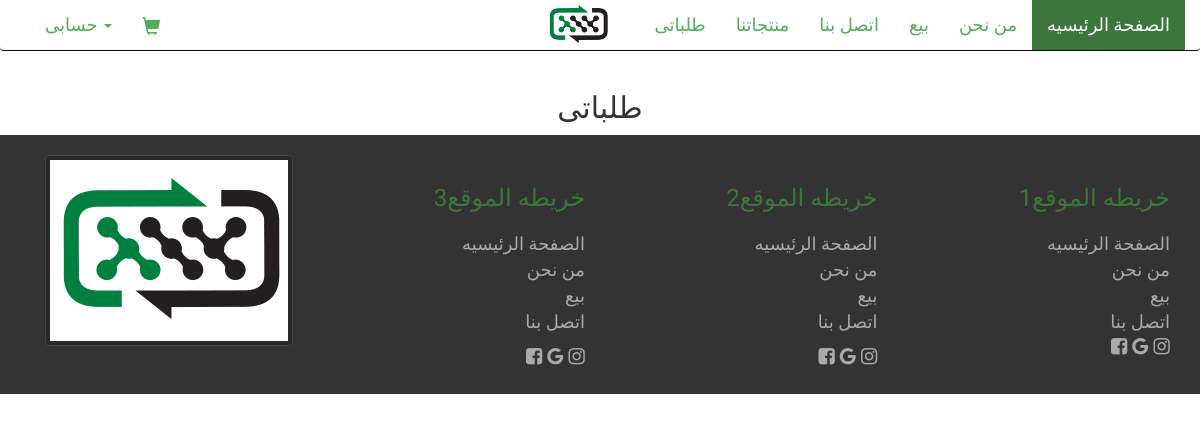
/orders/ (signed in), run on an earlier commit of the app's database.
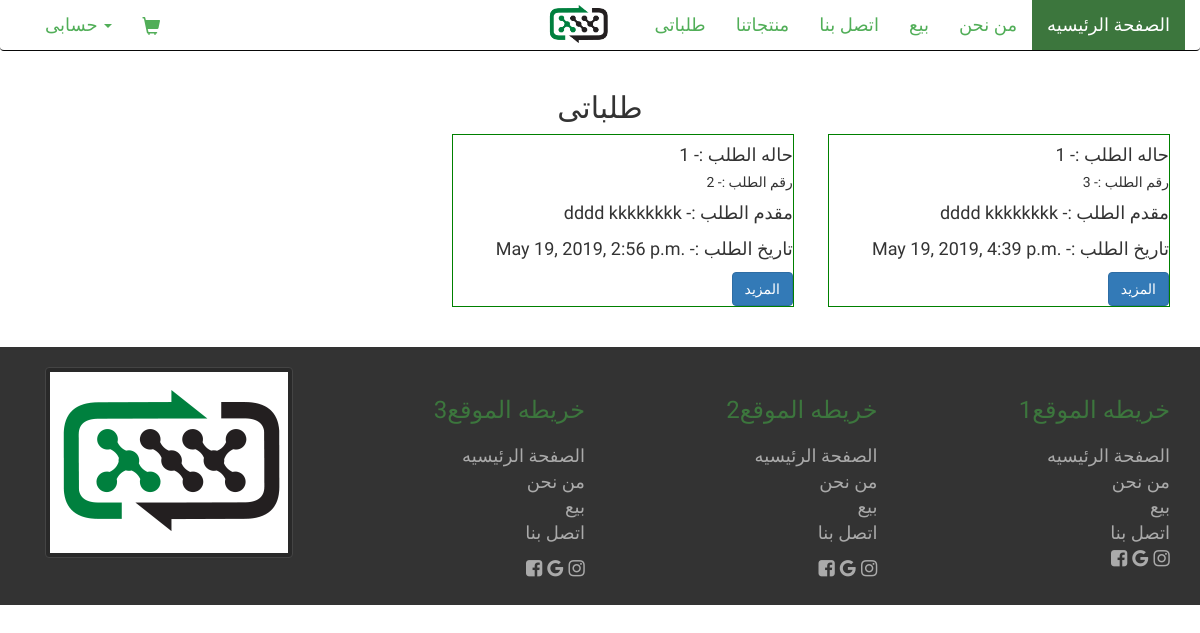
And on a later commit of the database.
### orders/models.py (models this page shows, shortened)
class Order(models.Model):
  first_name = models.CharField(max_length=60, blank=True, null=True)
  last_name = models.CharField(max_length=60, blank=True, null=True)
  email = models.EmailField()
  phone_regex = RegexValidator(regex=r'^01[1|0|2|5][0-9]{8}$',
                               message="Phone number must match egyptian format")
  phone = models.CharField(validators=[phone_regex], max_length=11,
                           blank=True, null=True,
                           help_text=_('من فضلك ادخل رقم موبايل صحيح'))
  address = models.CharField(max_length=150, blank=True, null=True)
  city = models.ForeignKey(City, on_delete=models.CASCADE, null=True)
  user = models.ForeignKey(User, on_delete=models.CASCADE, null=True)
  created = models.DateTimeField(auto_now_add=True)
  updated = models.DateTimeField(auto_now=True)
  order_status = models.PositiveIntegerField(default=1)
  class Meta:
    ordering = ('-created',)

### orders/views.py (the view)
# urls.py: path('', views.order_list, name='order_list'),
def order_list(request):
  user_orders = Order.objects.filter(user=request.user)
  context = {
    'oredrs': user_orders
  }
  return render(request, 'orders/list.html', context)

### cart/context_processors.py (called while the page is built)
def cart(request):
  return {'cart': Cart(request)}

### orders/templates/orders/list.html (shortened to what this page needs)
{% extends "base/base.html" %}
{% load static %}
{% block content %}
  <div class="container">
    <div class="row">
      <h2 style="text-align: center;">طلباتى</h2>
      <div style="float: right;text-align: right" class="col-md-12">
        {% for o in oredrs %}
          <div style="border: 1px solid green;width: 30%;margin-left: 3%;
                      margin-bottom: 4rem;float: right;" class="card {{ o.category.id }}">
            <div class="card-body">
              <h4 class="card-title">{{ o.order_status }} -: حاله الطلب </h4>
              <h5 class="card-title">{{ o.id }} -:  رقم الطلب </h5>
              <p class="card-text">{{ o.last_name }} {{ o.first_name }} -: مقدم الطلب </p>
              <p class="card-text">{{ o.created }} -: تاريخ الطلب </p>
              <a href="{% url 'orders:order_detail' o.id %}" class="btn btn-primary"> المزيد</a>
            </div>
          </div>
        {% endfor %}
      </div>
    </div>
  </div>
{% endblock %}

### templates/base/base.html (shortened to what this page needs)
{% load static %}
<!DOCTYPE html>
<html>
<head>
  <link rel="stylesheet" href="{% static 'css/bootstrap.css' %}"/>
  <link rel="stylesheet" href="{% static 'css/font-awesome.min.css' %}"/>
  <link rel="stylesheet" href="{% static 'css/style.css' %}"/>
  <link rel="stylesheet" href="{% static 'css/hover.css' %}"/>
  <link rel="stylesheet" href="{% static 'css/animate.css' %}"/>
</head>
<body>
{% include "base/_navbar.html" %}
{% block content %}
{% endblock content %}
{% include "base/_footer.html" %}
</body>
</html>

### templates/base/_navbar.html (shortened to what this page needs)
{% load static %}
{% block style %}
  <link rel="stylesheet" href="{% static 'css/animate.css' %}"/>
  <link rel="stylesheet" href="{% static 'css/style.css' %}"/>
  <link rel="stylesheet" href="{% static 'css/hover.css' %}"/>
{% endblock %}
<nav class="navbar navbar-inverse">
  <div class="container-fluid">
    <div class="navbar-header">
      <div class="navbar-brand">
        <img src="{% static 'images/logo.png' %}" style="height:49px"/></div>
    </div>
    <div class="collapse navbar-collapse" id="bs-example-navbar-collapse-1">
      <ul class="nav navbar-nav navbar-right">
        <li class="active"><a href="{% url 'base' %}">الصفحة الرئيسيه <span class="sr-only">(current)</span></a></li>
        <li><a href="#about">من نحن</a></li>
        <li><a href="#"> بيع</a></li>
        <li><a href="#contact_us"> اتصل بنا</a></li>
        <li><a href="{% url 'products:product_list' %}">منتجاتنا</a></li>
        {% if request.user.is_authenticated %}
          <li><a href="{% url 'orders:order_list' %}">طلباتى</a></li>
        {% endif %}
      </ul>
      <ul class="nav navbar-nav ">
        <li><a class="glyphicon glyphicon-shopping-cart" href="{% url 'cart:cart_detail' %}"></a></li>
        <li class="dropdown">
          <a href="#" class="dropdown-toggle" data-toggle="dropdown" role="button" aria-haspopup="true"
             aria-expanded="false">حسابى <span class="caret"></span></a>
        </li>
      </ul>
    </div>
  </div>
</nav>

### templates/base/_footer.html
{% load static %}
<footer class="footer text-right">
  <div class="container">
    <div class="row ">
      <div class="col-lg-3 col-md-3 col-md-push-9">
        <h3>1خريطه الموقع</h3>
        <ul class="list-unstyled">
          <li>الصفحة الرئيسيه</li>
          <li>من نحن</li>
          <li>بيع</li>
          <li>اتصل بنا</li>
          <a href="http://www.facebook.com"> <i class="fa fa-facebook-square ficon"></i></a>
          <a href="http://www.facebook.com"> <i class="fa fa-google ficon"></i></a>
          <a href="http://www.facebook.com"> <i class="fa fa-instagram ficon"></i></a>
        </ul>
      </div>
      <div class="col-lg-3 col-md-3 col-md-push-3"><h3>2خريطه الموقع</h3>
        <ul class="list-unstyled">
          <li>الصفحة الرئيسيه</li>
          <li>من نحن</li>
          <li>بيع</li>
          <li>اتصل بنا</li>
        </ul>
        <a href="http://www.facebook.com"> <i class="fa fa-facebook-square ficon"></i></a>
        <a href="http://www.facebook.com"> <i class="fa fa-google ficon"></i></a>
        <a href="http://www.facebook.com"> <i class="fa fa-instagram ficon"></i></a>
      </div>
      <div class="col-lg-3 col-md-3 col-md-pull-3"><h3> 3خريطه الموقع</h3>
        <ul class="list-unstyled">
          <li>الصفحة الرئيسيه</li>
          <li>من نحن</li>
          <li>بيع</li>
          <li>اتصل بنا</li>
        </ul>
        <a href="http://www.facebook.com"> <i class="fa fa-facebook-square ficon"></i></a>
        <a href="http://www.facebook.com"> <i class="fa fa-google ficon"></i></a>
        <a href="http://www.facebook.com"> <i class="fa fa-instagram ficon"></i></a>
      </div>
      <div class="col-lg-3 col-md-3 col-md-pull-9">
        <img class="img-thumbnail" src="{% static 'images/logo.png' %}">
      </div>
    </div>
</footer>

### static/css/style.css (style rules this page uses)
body { font-size: 18px; font-weight: 300; font-family: 'Markazi Text', serif; }
.navbar-inverse .navbar-nav > .active > a, .navbar-inverse .navbar-nav > .active > a:hover, .navbar-inverse .navbar-nav > .active > a:focus { color: #fff; background-color: #3c763d; }
@media (min-width: 768px) { .navbar-nav > li { float: right; text-align: center; } }
.navbar-nav > li { text-align: center; }
.navbar-inverse { background-color: #fff; border-top: #3c763d; border-left:none; border-right:none; }
.navbar-inverse .navbar-nav > li > a { color: #51ae58; }
.navbar-inverse .navbar-brand { position: absolute; color: #ff0000; display: flex; justify-content: center; }
.navbar > .container-fluid .navbar-brand { margin-left:38px }
@media (min-width:970px) { .navbar-brand { display: flex; justify-content: center; position: absolute; width: 10%; left: 40% ; top: -31%; } }
.ficon { font-size: 19px; margin-left: 0.1%; margin-right: 0.1%; margin-bottom: 2.8%; }
.footer { justify-content: flex-end ; }
.footer { background: #333; color: #AAA; padding-top: 20px; padding-bottom: 20px; }
.footer a { color: #AAA; }
.footer h3 { color: #3c763d; margin: 30px 0 20px; }
.footer .img-thumbnail { background: rgba(0, 0, 0, 0.2); border: 1px solid #444; }

What changed in the data, as far as the page shows it:
added Order: order_status "1", id "3", last_name "dddd", first_name "kkkkkkkk", created "May 19, 2019, 4:39 p.m."
added Order: order_status "1", id "2", last_name "dddd", first_name "kkkkkkkk", created "May 19, 2019, 2:56 p.m."
